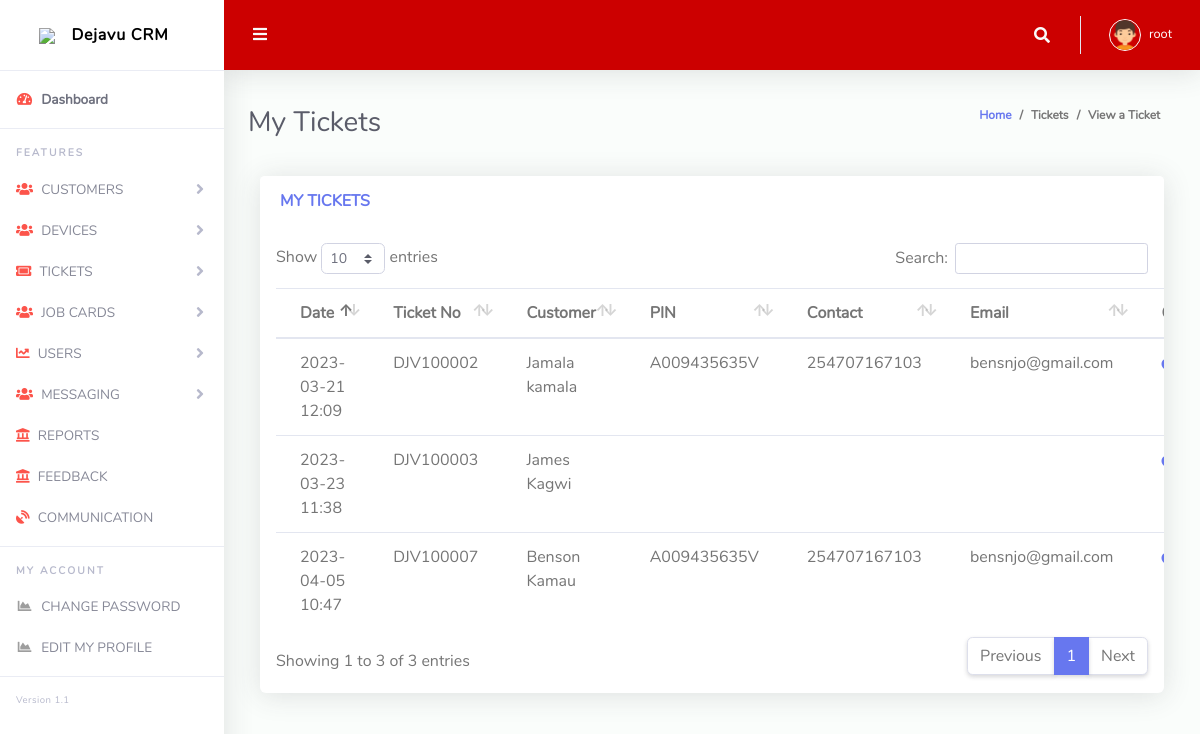
Screenshot of /admin/transferTicketlst.php (signed in) with the database file from the repository.
### tables this page shows
CREATE TABLE `insidence` (
  `id` int(11) NOT NULL,
  `dateCreated` datetime(6) NOT NULL,
  `ticketNumber` varchar(20) NOT NULL,
  `cusName` varchar(15) DEFAULT NULL,
  `mobileNumber` varchar(20) DEFAULT NULL,
  `businessName` varchar(50) DEFAULT NULL,
  `serialNumber` longtext DEFAULT NULL,
  `source` varchar(29) DEFAULT NULL,
  `dStatus` varchar(10) NOT NULL DEFAULT current_timestamp(),
  `priority` varchar(20) DEFAULT NULL,
  `complain` longtext DEFAULT NULL,
  `createdBy` varchar(50) NOT NULL DEFAULT 'Active',
  `status` varchar(16) NOT NULL,
  `AssignedTo` varchar(20) NOT NULL,
  `resolvedAt` datetime(6) DEFAULT NULL,
  `resolvedby` varchar(20) NOT NULL,
  `ticketComment` longtext NOT NULL
);

CREATE TABLE `customers` (
  `id` int(11) NOT NULL,
  `dateCreated` datetime(6) DEFAULT NULL,
  `idNumber` varchar(40) DEFAULT NULL,
  `pin` varchar(20) NOT NULL,
  `phoneNumber` varchar(20) NOT NULL,
  `cusName` varchar(30) DEFAULT NULL,
  `businessName` varchar(30) DEFAULT NULL,
  `businessAddress` varchar(30) DEFAULT NULL,
  `county` varchar(15) DEFAULT NULL,
  `email` varchar(40) DEFAULT NULL,
  `createdBy` varchar(16) NOT NULL,
  `status` int(1) NOT NULL
);

### member.php (called while the page is built, shortened)
<?php
function getAgentTiket($agent, $resolved = false)
{
    $db = getConnection();
    $query = "SELECT * FROM `insidence` WHERE `createdBy`= '$agent'  ORDER BY id DESC LIMIT 10";
    $result = mysqli_query($db, $query);
    return $result;
}

### admin/transferTicketlst.php (the view, shortened to what this page needs)
<?php
require_once($_SERVER['DOCUMENT_ROOT']."/crm/member.php");
$agent = $_SESSION['username'];
$tickets = getAgentTiket($agent);
?>
<!DOCTYPE html>
<html lang="en">
<head>
  <link href="vendor/fontawesome-free/css/all.min.css" rel="stylesheet" type="text/css">
  <link href="vendor/bootstrap/css/bootstrap.min.css" rel="stylesheet" type="text/css">
  <link href="css/ruang-admin.min.css" rel="stylesheet">
  <link href="vendor/datatables/dataTables.bootstrap4.min.css" rel="stylesheet">
</head>
<body id="page-top">
  <div id="wrapper">
    <?php
      include('sidebar.php');
    ?>
    <div id="content-wrapper" class="d-flex flex-column">
      <div id="content">
        <?php
         include('topbar.php');
        ?>
        <div class="container-fluid" id="container-wrapper">
          <div class="d-sm-flex align-items-center justify-content-between mb-4">
            <h1 class="h3 mb-0 text-gray-800">My Tickets</h1>
            <ol class="breadcrumb">
              <li class="breadcrumb-item"><a href="./">Home</a></li>
              <li class="breadcrumb-item">Tickets</li>
              <li class="breadcrumb-item active" aria-current="page">View a Ticket</li>
            </ol>
          </div>
             <div class="col-lg-12">
              <div class="card mb-4">
                <div class="card-header py-3 d-flex flex-row align-items-center justify-content-between">
                  <h6 class="m-0 font-weight-bold text-primary">MY TICKETS</h6>
                </div>
                <div class="table-responsive p-3">
                  <table class="table align-items-center table-flush" id="dataTable">
                    <thead class="">
                      <tr>
                        <th>Date</th>
                        <th>Ticket No</th>
                        <th>Customer</th>
                        <th>PIN</th>
                        <th>Contact</th>
                        <th>Email</th>
                        <th>OPT</th>
                      </tr>
                    </thead>
                    <tbody>
                         <?php
                            foreach($tickets as $ticket){
                                $db = getConnection();
                                $dateCreated =substr($ticket['dateCreated'],0,-10);
                                $ticketno = $ticket['ticketNumber'];
                                $CustomerName = $ticket['cusName'];
                                $CustomerNum = $ticket['mobileNumber'];
                            $queryCustomer ="SELECT * FROM customers WHERE `cusName`= '$CustomerName' or `phoneNumber` = '$CustomerNum' LIMIT 1";
                            $isCustomer = mysqli_query($db, $queryCustomer);
                            $customer = mysqli_fetch_assoc($isCustomer);
                                print " <tr> ";
                                print "<td>" . $dateCreated. "</td>";
                                print "<td>" . $ticketno. "</td>";
                                print "<td>" . $CustomerName. "</td>";
                                print "<td>" . $customer['pin']. "</td>";
                                print "<td>" . $customer['phoneNumber']. "</td>";
                                print "<td>" . $customer['email']. "</td>";
                                print("<td>");
                                print('<a " href="/crm/admin/transferTicket.php?tiketNo='.$ticketno.'"><i class="fa fa-share"></i></a>');
                                print("</td>");
                            }
                        ?>
                    </tbody>
                  </table>
                </div>
              </div>
            </div>
          </div>
        </div>
      </div>
    </div>
</body>
</html>

### rows the page displays
insidence: dateCreated "2023-04-05 10:47", ticketNumber "DJV100007", cusName "Benson Kamau", customers.pin "A009435635V", customers.phoneNumber "254707167103", customers.email "bensnjo@gmail.com"
insidence: dateCreated "2023-03-23 11:38", ticketNumber "DJV100003", cusName "James Kagwi"
insidence: dateCreated "2023-03-21 12:09", ticketNumber "DJV100002", cusName "Jamala kamala", customers.pin "A009435635V", customers.phoneNumber "254707167103", customers.email "bensnjo@gmail.com"

### other values shown
$_SESSION['username'] "root"
